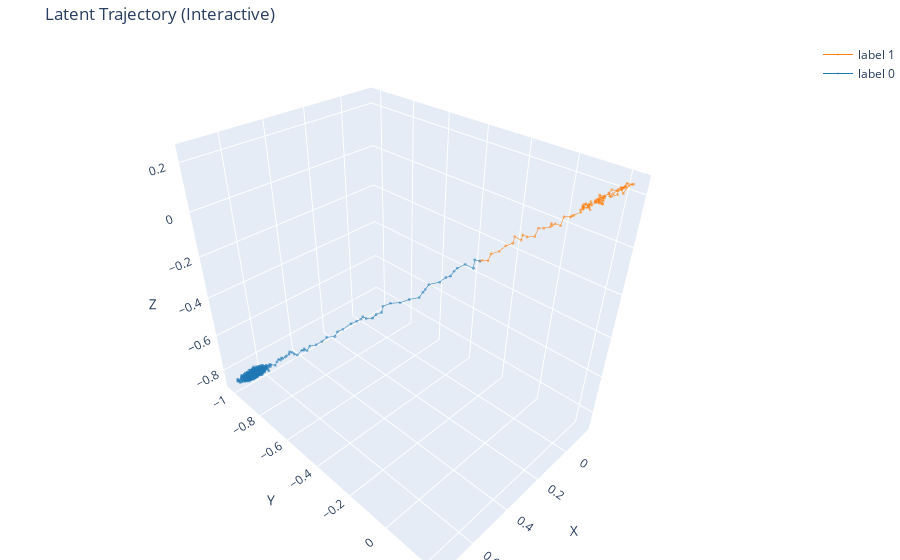

Notebook code cell kept with this figure:
### Code cell
x0 = torch.FloatTensor(x_neural[0,:]).to(device)
generation_result = model.generate(x0=x0, num_steps=5000)
z_rollout, target_labels_rollout = generation_result['z_sequence'], generation_result['target_preds']
target_label_rollout_class = torch.argmax(target_labels_rollout['behavior'], axis=-1)

plot_latent_trajectory_interactive(z_rollout, target_label_rollout_class, markersize=1)
